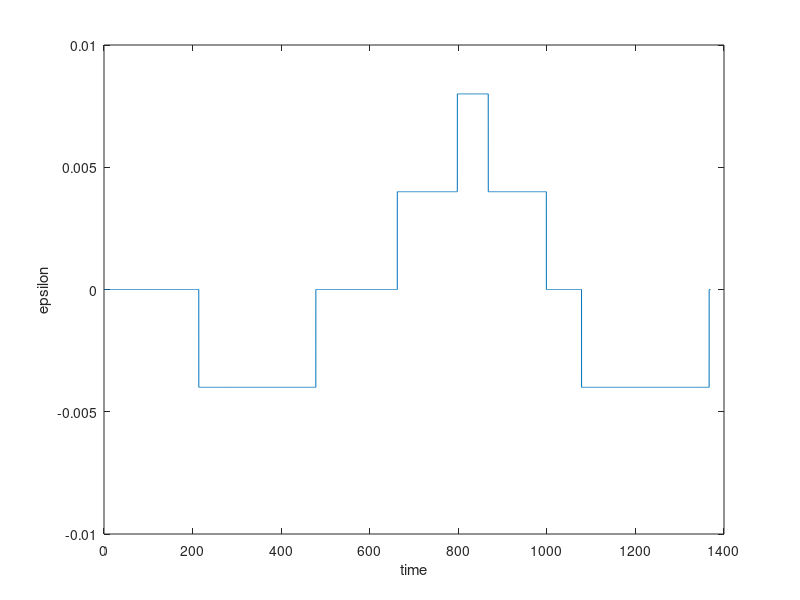
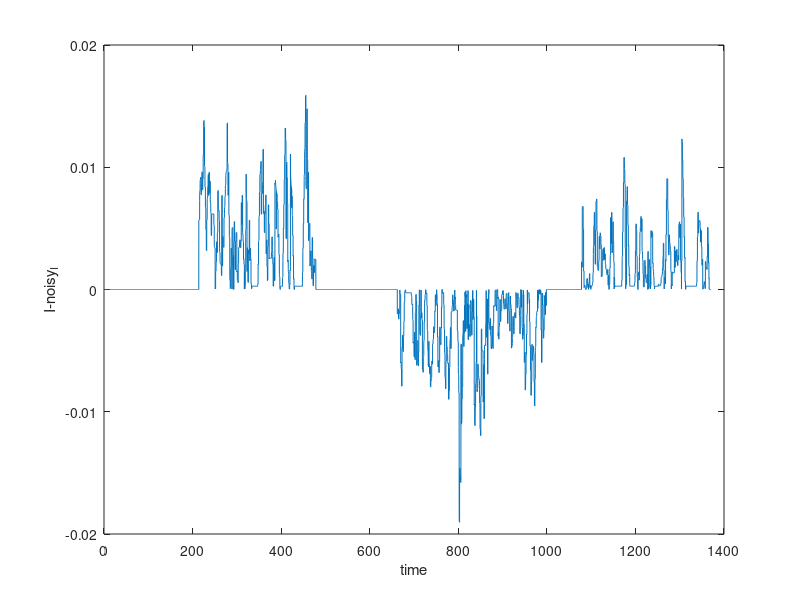
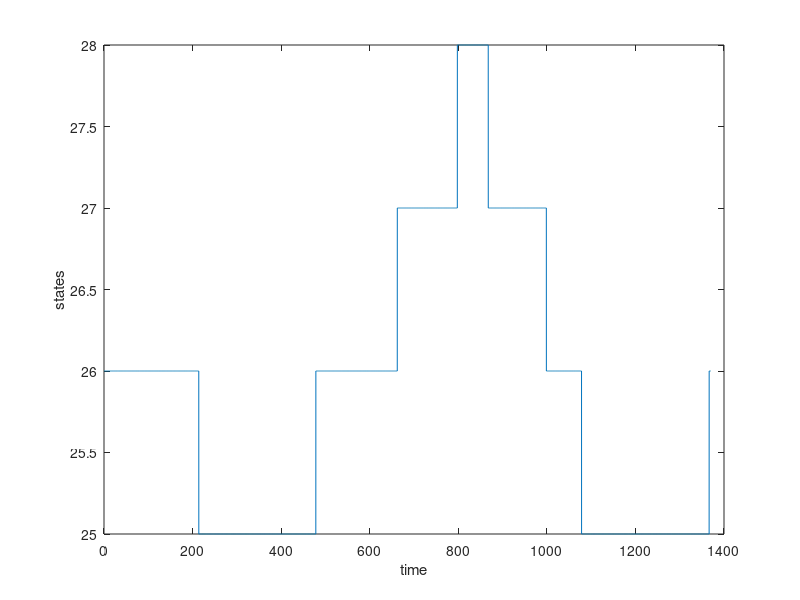

The MATLAB source for these figures, in order:
clc;clear;close all;

%rng(091)

epsilon_percent_span = 0.2;

load('udds_data.mat'); % Struct array 'udds_data' containing fields V, I, t, Time_duration, SOC

I = udds_data(1).I;
t = udds_data(1).t;

sigma_percent = 0.001;      % Standard deviation in percentage (adjust as needed)
N = 51; 
epsilon_vector = linspace(-epsilon_percent_span/2, epsilon_percent_span/2, N); % From -noise_percent/2 to +noise_percent/2
sigma = sigma_percent; % Standard deviation

% Initialize transition probability matrix P
P = zeros(N);
for i = 1:N
    probabilities = normpdf(epsilon_vector, epsilon_vector(i), sigma);
    P(i, :) = probabilities / sum(probabilities); % Normalize to sum to 1
end

% Initialize state tracking
initial_state = 26; %randi(N); 
current_state = initial_state;

% Initialize output variables
noisy_I = zeros(size(I));
states = zeros(size(I)); % Vector to store states
epsilon = zeros(size(I));

% Generate noisy current and track states
for k = 1:length(I)
    epsilon(k) = epsilon_vector(current_state);
    noisy_I(k) = I(k) + abs(I(k)) * epsilon(k); % Apply the epsilon percentage

    states(k) = current_state; % Store the current state

    % Transition to the next state based on probabilities
    current_state = randsample(1:N, 1, true, P(current_state, :));
end

figure(1)
plot(t,epsilon);
xlabel('time')
ylabel('epsilon')

figure(2)
plot(t,I - noisy_I)
xlabel('time')
ylabel('I-noisy_I')


figure(3)
plot(t,states);
xlabel('time')
ylabel('states')
    
